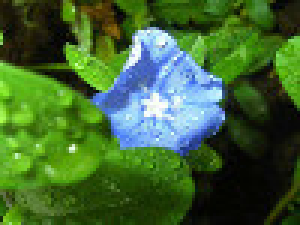
#> input picture Porting/lv_examples/lv_tutorial/6_images/blue_flower.jpg, 100 x 75 px (shown 3 times larger)
$ python -i ssd_batch_generator.py   (imports and definitions only)   (older library calls are emulated)
#> lines starting #> are read from the running program, lines starting #| are printed output that depends on the picture
'''
Includes:
* A batch generator for SSD model training and inference which can perform online data agumentation
* An offline image processor that saves processed images and adjusted labels to disk
Copyright (C) 2017 Pierluigi Ferrari
This program is free software: you can redistribute it and/or modify
it under the terms of the GNU General Public License as published by
the Free Software Foundation, either version 3 of the License, or
(at your option) any later version.
This program is distributed in the hope that it will be useful,
but WITHOUT ANY WARRANTY; without even the implied warranty of
MERCHANTABILITY or FITNESS FOR A PARTICULAR PURPOSE.  See the
GNU General Public License for more details.
You should have received a copy of the GNU General Public License
along with this program.  If not, see <http://www.gnu.org/licenses/>.
'''

from collections import defaultdict
import warnings
import numpy as np
import cv2
import random
import sklearn.utils
from copy import deepcopy
from PIL import Image
import csv
import os
import tensorflow as tf
# [1 line that did not run here, left out]
try:
    import json
except ImportError:
    warnings.warn("'json' module is missing. The JSON-parser will be unavailable.")
try:
    from bs4 import BeautifulSoup
except ImportError:
    warnings.warn("'BeautifulSoup' module is missing. The XML-parser will be unavailable.")
try:
    import pickle
except ImportError:
    warnings.warn("'pickle' module is missing. You won't be able to save parsed file lists and annotations as pickled files.")

# Image processing functions used by the generator to perform the following image manipulations:
# - Translation
# - Horizontal flip
# - Scaling
# - Brightness change
# - Histogram contrast equalization

# [64 lines left out: functions _translate, _flip, _scale, _brightness, not called in this run]

def histogram_eq(image):
    '''
    Perform histogram equalization on the input image.
    See https://en.wikipedia.org/wiki/Histogram_equalization.
    '''

    image1 = np.copy(image)

    image1 = cv2.cvtColor(image1, cv2.COLOR_RGB2HSV)
#> image1: shape (75, 100, 3); mean H, S, V 54.4, 183.1, 110.7

    image1[:,:,2] = cv2.equalizeHist(image1[:,:,2])
#> image1: shape (75, 100, 3); mean H, S, V 54.4, 183.1, 128.2

    image1 = cv2.cvtColor(image1, cv2.COLOR_HSV2RGB)
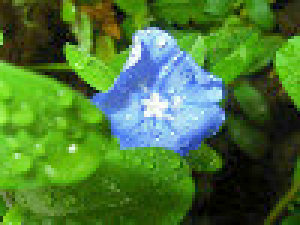
#> image1: shape (75, 100, 3) (shown 3 times larger); mean R, G, B 74.4, 118.1, 54.7

    return image1

class BatchGenerator:
    '''
    A generator to generate batches of samples and corresponding labels indefinitely.
    Can shuffle the dataset consistently after each complete pass.
    Currently provides two methods to parse annotation data: A general-purpose CSV parser
    and an XML parser for the Pascal VOC datasets. If the annotations of your dataset are
    in a format that is not supported by these parsers, you could just add another parser
    method and still use this generator.
    Can perform image transformations for data conversion and data augmentation,
    for details please refer to the documentation of the `generate()` method.
    '''

    # [1283 lines left out: functions __init__, parse_csv, parse_xml, parse_json, save_filenames_and_labels, generate and 3 more, not called in this run]

>>> import cv2
>>> picture = cv2.cvtColor(cv2.imread('../../../Porting/lv_examples/lv_tutorial/6_images/blue_flower.jpg'), cv2.COLOR_BGR2RGB)
>>> result = histogram_eq(picture)

$ run again, on Porting/lv_examples/lv_tutorial/6_images/red_flower.png
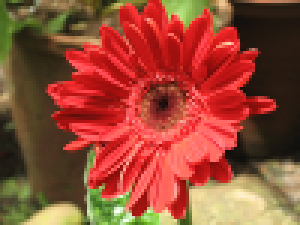
#> input picture Porting/lv_examples/lv_tutorial/6_images/red_flower.png, 100 x 75 px (shown 3 times larger)
#> in histogram_eq, `image1 = cv2.cvtColor(image1, cv2.COLOR_HSV2RGB)`:
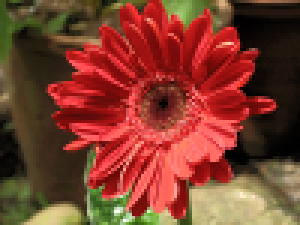
#> image1: shape (75, 100, 3) (shown 3 times larger); mean R, G, B 127, 61.7, 44.7
